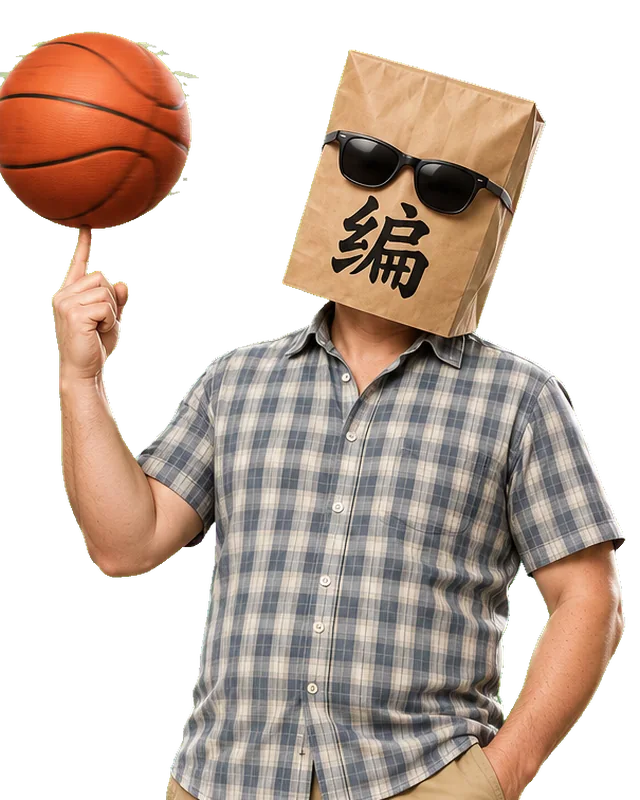
#> input picture art/bian_card.webp, 640 x 800 px, given in place of k_vivi_card_full.png, which was not available
$ python make_cards.py
#> lines starting #> are read from the running program, lines starting #| are printed output that depends on the picture; pictures that were not available may be replaced by others from this repository, and a replacement may not be noted
# 選角卡用的上半身特寫：從選角全身照（work/art/real_<人>_card_<人>.png）去背後，裁「頭頂到大約腰／大腿」這段，輸出 4:5
# 用法：python3 tools/make_cards.py [vivi kui ...]　→ art/<人>_card.webp
# CUT：(從人的最上緣往下取幾成高度, 水平中心偏移（相對寬）, 額外放大[, 上面先跳過幾成])；舉手持球的人最上緣是球，跳過一點讓臉靠中間
import sys, os, subprocess
from PIL import Image

CUT = {
  'vivi': (0.46, 0.0, 1.05), 'kui': (0.5, 0.0, 1.0), 'jie': (0.42, 0.0, 1.0), 'mi': (0.56, 0.16, 1.0, 0.13),
  'tu': (0.5, 0.0, 1.0), 'zhang': (0.45, 0.05, 1.0), 'bian': (0.45, 0.02, 1.0),
  'kevin': (0.45, 0.0, 1.0), 'lin': (0.62, 0.0, 1.0), 'yuan': (0.6, 0.1, 1.0, 0.16), 'hu': (0.5, 0.13, 1.55),
}
W, H = 640, 800

def make(k):
#> called with k = 'vivi'
  src, key = f'work/art/real_{k}_card_{k}.png', f'work/art/k_{k}_card_full.png'
  if not os.path.exists(key):
    subprocess.run(['python3', 'tools/key_green.py', src, key, '1536'], check=True, capture_output=True)
#> (this line was passed over: subprocess is not available in this run)
  im = Image.open(key).convert('RGBA')   # key_green 已經裁到人的範圍
#> im is the input picture: PIL image 640x800 RGBA; mean R, G, B, A 99, 83.2, 72.7, 142.6
  frac, dx, zoom, skip = (*CUT[k], 0)[:4]
  y0 = int(im.height * skip); h = int(im.height * frac) - y0
#> after `y0 = int(im.height * skip)`: y0 = 0
#> after `h = int(im.height * frac) - y0`: h = 368
  part = im.crop((0, y0, im.width, y0 + h))
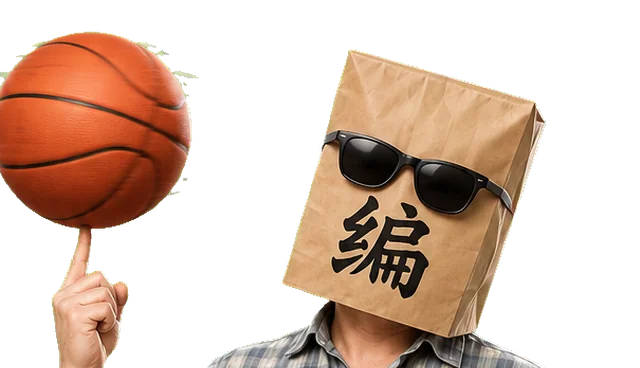
#> part: PIL image 640x368 RGBA; mean R, G, B, A 81.1, 58.1, 43.4, 107.6; transparent parts drawn white
  bb = part.getbbox() or (0, 0, im.width, h)
#> bb = (0, 29, 548, 368)
  # 以內容為準，補成 4:5（寬：高），左右置中、上面留一點空
  cw, ch = bb[2] - bb[0], h
#> cw = 548; ch = 368
  if cw / ch > W / H: ch = int(cw * H / W)
#> ch = 685
  else: cw = int(ch * W / H)
  cw, ch = int(cw / zoom), int(ch / zoom)
#> cw = 521; ch = 652
  cx = (bb[0] + bb[2]) / 2 + dx * im.width
#> cx = 274
  top = y0 - int(ch * 0.04) * (0 if skip else 1)
#> top = -26
  box = (int(cx - cw / 2), top, int(cx + cw / 2), top + ch)
#> box = (13, -26, 534, 626)
  out = Image.new('RGBA', (box[2] - box[0], box[3] - box[1]), (0, 0, 0, 0))
#> out: PIL image 521x652 RGBA; every value is 0
  out.alpha_composite(im.crop((max(0, box[0]), max(0, box[1]), min(im.width, box[2]), min(im.height, box[3]))), (max(0, -box[0]), max(0, -box[1])))
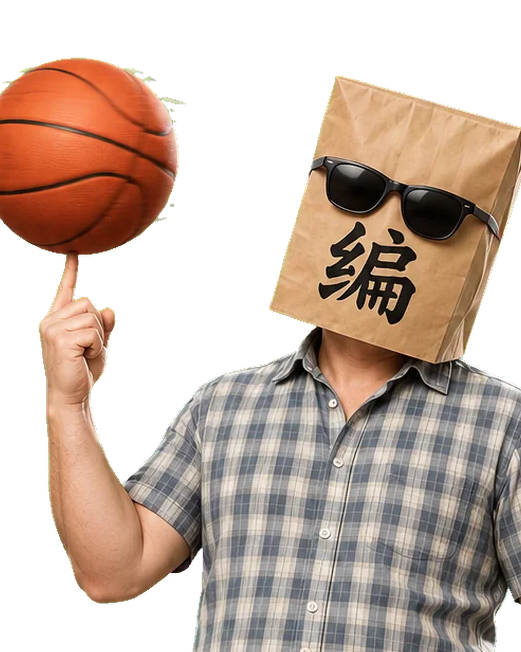
#> out: PIL image 521x652 RGBA; mean R, G, B, A 99.3, 80.2, 68.2, 151.7; transparent parts drawn white
  out = out.resize((W, H), Image.LANCZOS)
#> out: PIL image 640x800 RGBA
  out.save(f'art/{k}_card.webp', quality=84, method=6)
  print(k, f'{os.path.getsize(f"art/{k}_card.webp") // 1024}KB')

for k in (sys.argv[1:] or list(CUT)): make(k)
#> pass 2 of the loop `for k in (sys.argv[1:] or list(CUT)): make(k)`:
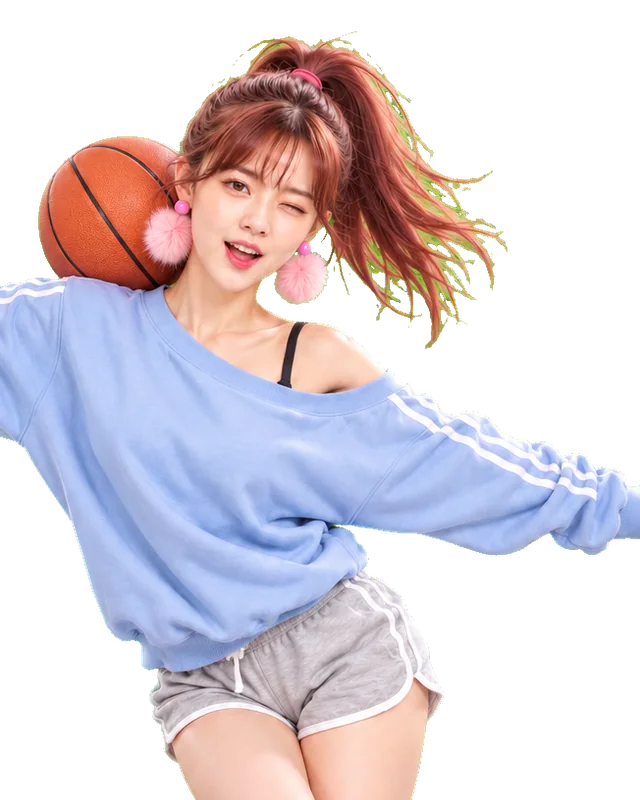
#> input picture art/hu_card.webp, 640 x 800 px, given in place of k_kui_card_full.png, which was not available
#> in make, im is the input picture: PIL image 640x800 RGBA; mean R, G, B, A 105.5, 96.5, 102.3, 131.9
#> in make (call 2), `part = im.crop((0, y0, im.width, y0 + h))`:
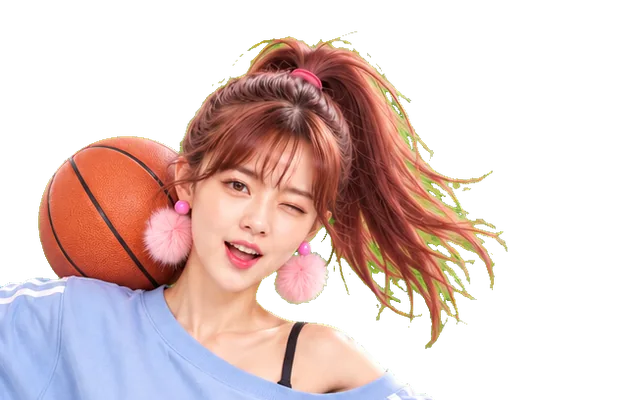
#> part: PIL image 640x400 RGBA; mean R, G, B, A 96.1, 75, 69.8, 115.7; transparent parts drawn white
#> bb = (0, 29, 510, 400)
#> in make (call 2), `cw, ch = bb[2] - bb[0], h`: cw = 510; ch = 400
#> in make (call 2), `if cw / ch > W / H: ch = int(cw * H / W)`: ch = 637
#> cx = 255
#> top = -25
#> box = (0, -25, 510, 612)
#> in make (call 2), `out.alpha_composite(im.crop((max(0, box[0]), max(0, box[1]), min(im.wi..`:
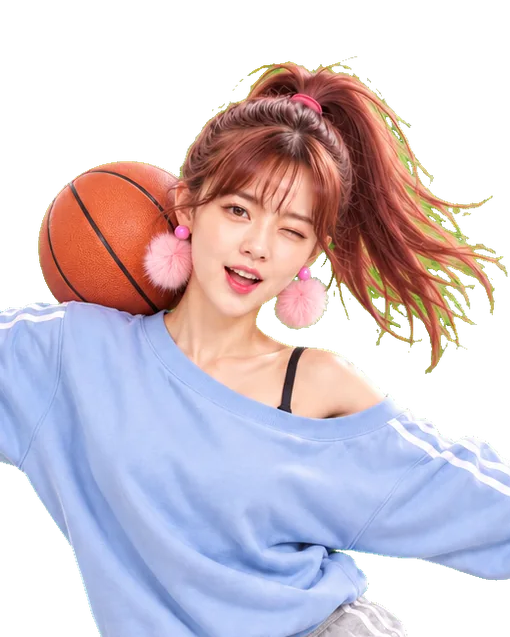
#> out: PIL image 510x637 RGBA; mean R, G, B, A 116.1, 104.4, 112.9, 158.8; transparent parts drawn white
#> (the run stopped early here; a loop or call above may not have finished)
